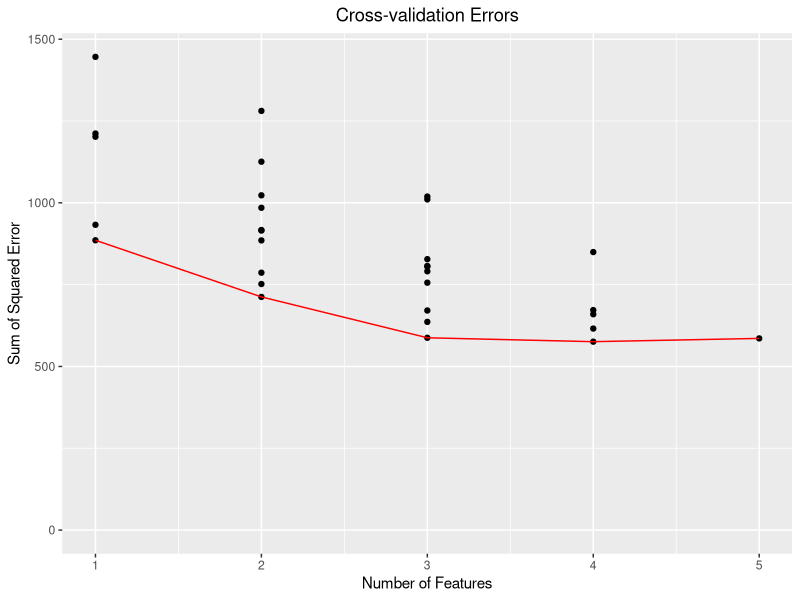

This figure's R source:
## ---- assign1-init
library(ggplot2)

best_subset_selection <- function(X, y, folds) {
    n <- nrow(X)
    p <- ncol(X)

    stopifnot(folds <= n)

    sampled_idx <- sample(1:n, n)
    sets <- cross_validation_sets(n, folds)

    X <- X[sampled_idx,]
    y <- y[sampled_idx]

    best_features <- list()
    cv_scores <- rep(list(c()), p)

    for (j in 1:p) {
        feature_combinations <- combinations(p, j)
        errors <- c()
        for (feature_idx in 1:nrow(feature_combinations)) {
            features <- feature_combinations[feature_idx, ] == 1
            current_errors <- c()
            for (i in 1:folds) {
                test_validation_idx <- sets[i, 1]:sets[i, 2]
                test_idx <- test_validation_idx
                training_idx <- (1:n)[-test_validation_idx]

                lmfit <- linear_regression(as.matrix(X[training_idx, features]),
                                           y[training_idx],
                                           as.matrix(X[test_idx, features]),
                                           y[test_idx])
                current_errors <- c(current_errors, lmfit$SSE)
            }
            errors <- c(errors, mean(current_errors))
            cv_scores[[j]] <- c(cv_scores[[j]], mean(current_errors))
        }
        best_features[[j]] <- list(features=feature_combinations[which.min(errors),],
                                   SSE=min(errors))
    }

    list(bf=best_features, cvs=cv_scores)
}

cross_validation_sets <- function(n, folds) {
    set_size <- as.integer(n / folds)
    remaining <- n - folds * set_size

    idx <- matrix(0, nrow=folds, ncol=2)
    idx[1, 1] <- 1
    idx[1, 2] <- set_size

    for (i in 2:folds) {
        idx[i, 1] <- idx[i - 1, 2] + 1
        idx[i, 2] <- idx[i, 1] + (set_size - 1)

        if (remaining > 0) {
            idx[i, 2] <- idx[i, 2] + 1
            remaining <- remaining - 1
        }
    }

    idx
}

linear_regression <- function(X_train, y_train, X_test, y_test) {
    X_train <- cbind(rep(1, nrow(X_train)), X_train)
    X_test <- cbind(rep(1, nrow(X_test)), X_test)

    coefficients <- solve(t(X_train) %*% X_train) %*% t(X_train) %*% y_train
    coefficients <- as.vector(coefficients)
    fitted_values <- X_test %*% coefficients
    SSE <- sum((y_test - fitted_values)^2)
    list(coefficients=coefficients, fitted_values=fitted_values, SSE=SSE)
}

combinations <- function(n, m) {
    t(apply(combn(1:n, m=m), 2, function(x) replace(rep(0, n), x, 1)))
}

data <- swiss
x <- data[, -1]
y <- data[, 1]
folds <- 5
set.seed(12345)
result <- best_subset_selection(x, y, folds)
best_features <- result$bf
cv_scores <- result$cvs

best_setting <- best_features[[which.min(sapply(best_features, function(x) x$SSE))]]

lmfit <- linear_regression(as.matrix(x[, best_setting$features == 1]), y,
                           as.matrix(x[, best_setting$features == 1]), y)

## lmfit$coefficients
## colnames(x)[best_setting$features == 1]
## ---- end-of-assign1-init

## ---- assign1-plot-sse
coordinates <- lapply(1:length(cv_scores), function(feature_count) {
    cbind(x=feature_count, y=cv_scores[[feature_count]])
})
plot_data <- as.data.frame(do.call(rbind, coordinates))

best_coordinates <- lapply(1:length(cv_scores), function(feature_count) {
    cbind(x=feature_count, y=min(cv_scores[[feature_count]]))
})
plot_line <- as.data.frame(do.call(rbind, best_coordinates))

ggplot(plot_data) +
    ggtitle("Cross-validation Errors") +
    xlab("Number of Features") +
    ylab("Sum of Squared Error") +
    geom_point(aes(x=x, y=y)) +
    geom_line(data=plot_line, aes(x=x, y=y), color="red") +
    theme(plot.title = element_text(hjust=0.5)) +
    scale_y_continuous(limits=c(0, max(plot_data$y)))
## ---- end-of-assign1-plot-sse
